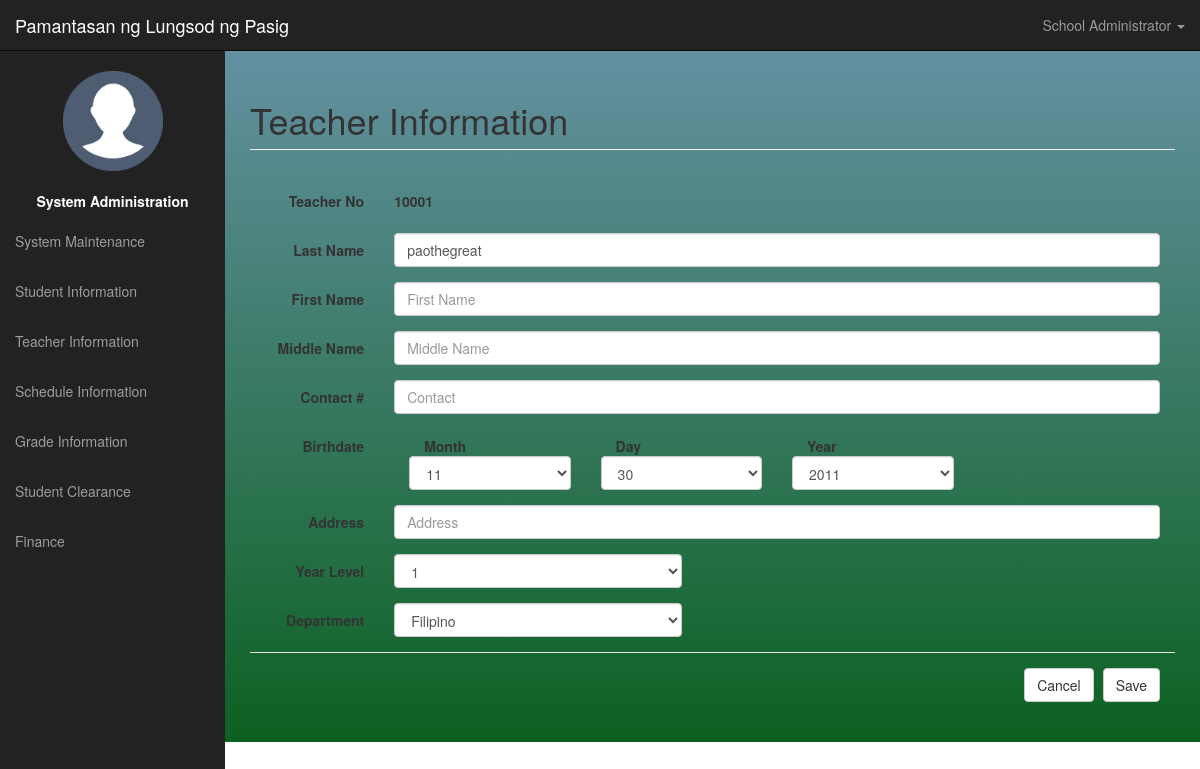
Screenshot of /admin-panel/teacherDetails.php?key=1 (signed in) with the database file from the repository.
### tables this page shows
CREATE TABLE `information` (
  `InformationKey` int(11) NOT NULL,
  `SchoolName` varchar(255) NOT NULL,
  `SchoolLogo` varchar(250) NOT NULL,
  `SchoolMission` varchar(500) NOT NULL,
  `SchoolVision` varchar(500) NOT NULL,
  `SchoolHymn` varchar(500) NOT NULL
);

CREATE TABLE `stg_teacher` (
  `TeacherKey` int(11) NOT NULL,
  `TeacherNo` varchar(8) NOT NULL,
  `LastName` varchar(100) NOT NULL,
  `FirstName` varchar(100) NOT NULL,
  `MiddleName` varchar(100) NOT NULL DEFAULT '',
  `Address` varchar(255) NOT NULL,
  `ContactNo` varchar(13) DEFAULT NULL,
  `DOB` date NOT NULL,
  `YearLevelKey` int(11) NOT NULL,
  `SubjectKey` int(5) NOT NULL,
  `SubjectDescKey` int(11) NOT NULL,
  `CivilStatusKey` int(11) NOT NULL,
  `username` varchar(100) NOT NULL,
  `password` varchar(100) NOT NULL
);

### admin-panel/teacherDetails.php (the view, shortened to what this page needs)
<div id="wrapper">
<?php
	include("ui-navigation.php");
	include("config.php");
	$cnt = count($_GET);
	$row = "";
	$title = "Register New Teacher";
	$iden2 = "btnSave";
	$id="";
	if($cnt>0){
		$title = "Teacher Information";
		$iden2 = "btnUpdate";
		$id = $_GET['key'];
		$sql = "select * from stg_teacher where TeacherKey = '$id'";
		$result = mysqli_query($conn,$sql)or die (mysqli_error($conn));
		$row = mysqli_fetch_array($result);
	}
?>
<div id="page-wrapper">
	<div class="container-fluid">
        <div class="row">
			<div class="col-lg-12">
				<h1 class="page-header">
					<?php echo $title; ?>
                </h1>
            </div>
        </div>
		<div class="row">
			<div>
				<form method="post" action="script-teacher.php?x=<?php echo $id; ?>">
					<div class="row form-horizontal col-lg-12">
						<div class="form-group">
							<label for="inputName" class="col-sm-2 control-label">Teacher No</label>
							<div class="col-sm-10">
								<p class="form-control-static"><strong><?php echo getData("TeacherNo",$row);?></strong></p>
							</div>
						</div>
					</div>
					<div class="row form-horizontal col-lg-12">
						<div class="form-group">
							<label for="inputName" class="col-sm-2 control-label">Last Name</label>
							<div class="col-sm-10">
								<input type="text" class="form-control" id="inputName" placeholder="Last Name" name="txtLName" value="<?php echo getData("LastName",$row);?>">
							</div>
						</div>
					</div>
					<div class="row form-horizontal col-lg-12">
						<div class="form-group">
							<label for="inputName" class="col-sm-2 control-label">First Name</label>
							<div class="col-sm-10">
								<input type="text" class="form-control" id="inputName" placeholder="First Name" name="txtFName" value="<?php echo getData("FirstName",$row);?>">
							</div>
						</div>
					</div>
					<div class="row form-horizontal col-lg-12">
						<div class="form-group">
							<label for="inputName" class="col-sm-2 control-label">Middle Name</label>
							<div class="col-sm-10">
								<input type="text" class="form-control" id="inputName" placeholder="Middle Name" name="txtMName" value="<?php echo getData("MiddleName",$row);?>">
							</div>
						</div>
					</div>
					<div class="row form-horizontal col-lg-12">
						<div class="form-group">
							<label for="inputName" class="col-sm-2 control-label">Contact #</label>
							<div class="col-sm-10">
								<input type="text" class="form-control" id="inputName" placeholder="Contact" name="txtCont" value="<?php echo getData("ContactNo",$row);?>">
							</div>
						</div>
					</div>
					<div class="row form-horizontal col-lg-12">
						<div class="form-group">
							<label for="inputName" class="col-sm-2 control-label">Birthdate</label>
							<div class="col-sm-10">
								<div class="col-sm-3">
									<label for="inputEmail3" class="col-sm-3 control-label">Month</label>
									<select class="form-control" name="txtMonth">
									</select>
								</div>
								<div class="col-sm-3">
									<label for="inputEmail3" class="col-sm-3 control-label">Day</label>
									<select class="form-control" name="txtDay">
									</select>
								</div>
								<div class="col-sm-3">
									<label for="inputEmail3" class="col-sm-3 control-label">Year</label>
									<select class="form-control" name="txtYear">
									</select>
								</div>
							</div>
						</div>
					</div>
					<div class="row form-horizontal col-lg-12">
						<div class="form-group">
							<label for="inputName" class="col-sm-2 control-label">Address</label>
							<div class="col-sm-10">
								<input type="text" class="form-control" id="inputName" placeholder="Address" name="txtAdd" value="<?php echo getData("Address",$row);?>">
							</div>
						</div>
					</div>
					<div class="row form-horizontal col-lg-12">
						<div class="form-group">
							<label for="inputName" class="col-sm-2 control-label">Year Level</label>
							<div class="col-sm-4">
								<select name="txtYearLevelKey" class="form-control">
								<?php
									for($x=1;$x<=4;$x++){
										if(getData("YearLevelKey",$row)==$x){
											echo "<option name='$x' selected>$x</option>";
										}
										else{
											echo "<option name='$x'>$x</option>";
										}
									}
								?>
								</select>
							</div>
						</div>
					</div>
					<div class="row form-horizontal col-lg-12">
						<div class="form-group">
							<label for="inputName" class="col-sm-2 control-label">Department</label>
							<div class="col-sm-4">
								<select name="sbjCode" class="form-control">
								<?php
									$sqlSbj = "select * from stg_SubjectDesc";
									$res = mysqli_query($conn,$sqlSbj) or die(mysqli_error($conn));
									while($data = mysqli_fetch_array($res)){
										if(getData("SubjectDescKey",$row)==$data['SubjectDescKey']){
											echo "<option value='". $data['SubjectDescKey'] ."' selected>". $data['SubjectDescription'] ."</option>";
										}
										else{
											echo "<option value='". $data['SubjectDescKey'] ."'>". $data['SubjectDescription'] ."</option>";
										}
									}
								?>
								</select>
							</div>
						</div>
					</div>
					<div class="form-group col-lg-12">
						<div class="modal-footer">
							<a href="teacher.php" type="button" class="btn btn-default">Cancel</a>
							<button type="submit" class="btn btn-default" name="<?php echo $iden2; ?>">Save</button>
						</div>
					</div>
				</form>
			</div>
		</div>
    </div>
</div>
</div>

### admin-panel/ui-navigation.php (shortened to what this page needs)
<?php
    include("scripts/script-complete.php");
	$name = ($_SESSION['name']);
    $sql = "select * from information";
    $row = mysqli_fetch_array(exexSQLget($sql));
?>
<html lang="en">
  <head>
    <link href="../css/bootstrap.min.css" rel="stylesheet">
	<link href="../config/css/sb-admint.css" rel="stylesheet">
	<link href="../config/css/custom.css" rel="stylesheet">
  </head>
	<nav class="navbar navbar-inverse navbar-fixed-top" role="navigation">
            <div class="navbar-header">
                <a class="navbar-brand" href="index.html"><?php echo $row['SchoolName']; ?></a>
            </div>
            <ul class="nav navbar-right top-nav">
                <li class="dropdown">
                    <a href="#" class="dropdown-toggle" data-toggle="dropdown"><i class="fa fa-user"></i> <?php echo $name; ?> <b class="caret"></b></a>
                </li>
            </ul>
            <div class="collapse navbar-collapse navbar-ex1-collapse">
                <ul class="nav navbar-nav side-nav">
					<center>
					<li>
							<br>
							<img  src="../img/def.png" width=100px height=100px/>
							<br><br>
							<label><font color=white>System Administration</font></label>
							<br>
					</li>
					</center>
					<li>
                        <a href="dashboard.php"><i class="fa fa-fw fa-bar-chart-o"></i> System Maintenance</a>
                    </li>
                    <li>
                        <a href="student.php"><i class="fa fa-fw fa-bar-chart-o"></i> Student Information</a>
                    </li>
                    <li>
                        <a href="teacher.php"><i class="fa fa-fw fa-table"></i> Teacher Information</a>
                    </li>
					<li>
                        <a href="schedule.php"><i class="fa fa-fw fa-table"></i> Schedule Information</a>
                    </li>
					<li>
                        <a href="grade.php"><i class="fa fa-fw fa-table"></i> Grade Information</a>
                    </li>
                    <li>
                        <a href="clearance.php"><i class="fa fa-fw fa-edit"></i> Student Clearance </a>
                    </li>
                    <li>
                        <a href="finance.php"><i class="fa fa-fw fa-edit"></i> Finance</a>
                    </li>
                </ul>
            </div>
        </nav>

### config/css/sb-admint.css (style rules this page uses)
#wrapper { padding-left: 0; }
#page-wrapper { width: 100%; padding: 0; }
@media (min-width:768px) { #wrapper { padding-left: 225px; } }
@media (min-width:768px) { #page-wrapper { padding: 10px; } }
.top-nav { padding: 0 15px; }
.top-nav>li { display: inline-block; float: left; }
.top-nav>li>a { padding-top: 15px; padding-bottom: 15px; line-height: 20px; color: #999; }
@media (min-width:768px) { .side-nav { position: fixed; top: 51px; left: 225px; width: 225px; margin-left: -225px; border: none; border-radius: 0; overflow-y: auto; background-color: #222; bottom: 0; overflow-x: hidden; padding-bottom: 40px; } }
@media (min-width:768px) { .side-nav>li>a { width: 225px; } }

### config/css/custom.css (style rules this page uses)
html,body { #background-image: linear-gradient(rgb(100, 145, 162), rgb(12, 97, 33)); #background: red; background-repeat:no-repeat; height:100%; }
div#wrapper { background-image: linear-gradient(rgb(100, 145, 162), rgb(12, 97, 33)); #background-color: #222222; }

### rows the page displays
information: SchoolName "Pamantasan ng Lungsod ng Pasig"
stg_teacher: TeacherNo "10001", txtLName "paothegreat", txtYearLevelKey "1"

### other values shown
$name "School Administrator"
$title "Teacher Information"
form field txtMonth "11"
form field txtDay "30"
form field txtYear "2011"
form field sbjCode "Filipino"
